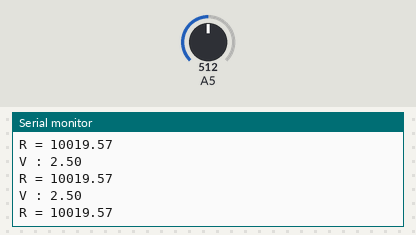
A sketch run on a simulated Arduino Uno, built with avr-gcc and run on an emulated ATmega328P. On the bench: the last lines printed to the serial monitor. Inputs (shaded band) come from the test bench; at power-on: A5 = 512.

Above: at 1.2 s.
1.3 s: A5 set to 1010
At 1.69 s:
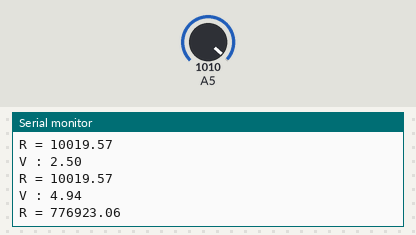
2.8 s: A5 set to 1023
At 3.2 s:
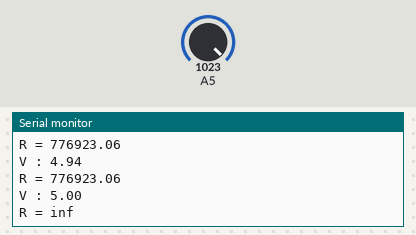
Timing chart, 0 to 5.8 s (numbered marks = the images above; inputs shaded):
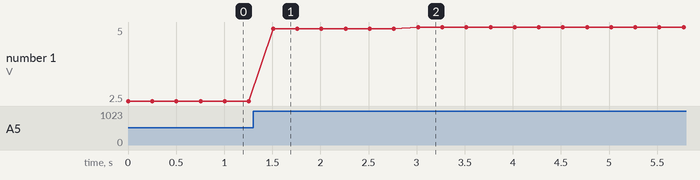

The sketch:

1_R_measurement.ino
```cpp
//25


void setup() {
  Serial.begin(115200);
}

void loop() {
  float temp = analogRead(A5);
  float V = temp / 1023 * 5;
  float R = 10000 * (temp / (1023.0 - temp));
  //float R = ((V / 5) - 1) * 10000;
  Serial.print("V : ");
  Serial.println(V);
  Serial.print("R = ");
  Serial.println(R);


 /* if (R <=-13400)
    R+=16400;
  else if (R <= -19700)
    R+=30000;*/


  delay(250);
}
```

Measured:
- the behaviour switches between 1022 and 1023 on A5 (found by bisection; images 1 and 2)
- after the input at 1.3 s, the serial monitor: prints a new line after 0.21 s (image 1)
- after the input at 2.8 s, the serial monitor: prints a new line after 0.22 s (image 2)
- plotted number 1: 2.5 → 4.94 after the input at 1.3 s, 4.94 → 5 after the input at 2.8 s
